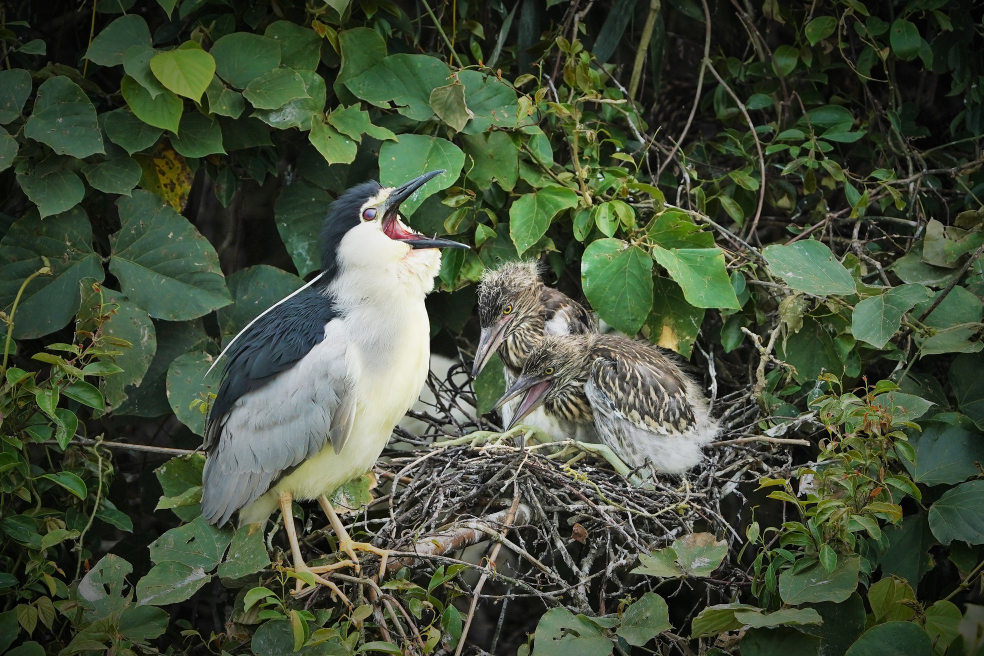
#> input picture images/bird_4.jpg, 1968 x 1312 px (shown at 1/2 size)
$ python corp.py
#> lines starting #> are read from the running program, lines starting #| are printed output that depends on the picture
#!/usr/bin/env python3
# -*- coding: utf-8 -*-
"""
Created on Sun May 24 13:59:38 2020

@author: elvis
"""
import cv2

img_file = 'bird_4'
# img_file = '20070401_121'
pic = cv2.imread("images/" + img_file+'.jpg')
#> pic is the input picture: shape (1312, 1968, 3); mean B, G, R 57.5, 78, 67.5

pic_cort = pic[510: 1020, 900: 1500, :]
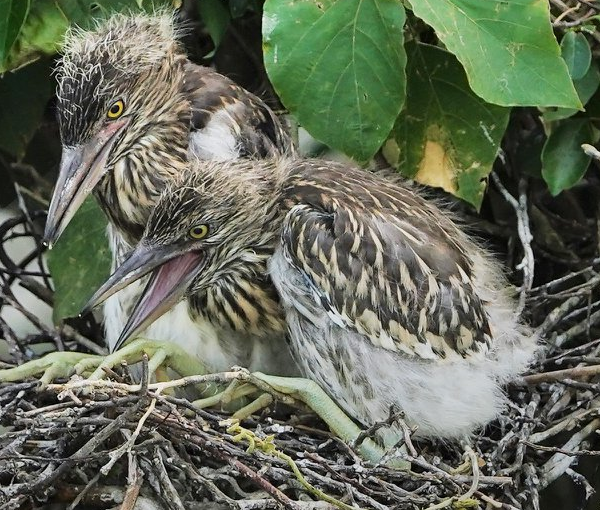
#> pic_cort: shape (510, 600, 3); mean B, G, R 90.6, 108.2, 101.4


cv2.imwrite("images/" + img_file + "_corp.jpg", pic_cort)

$ run again, with images/bird_1.jpg copied over images/bird_4.jpg
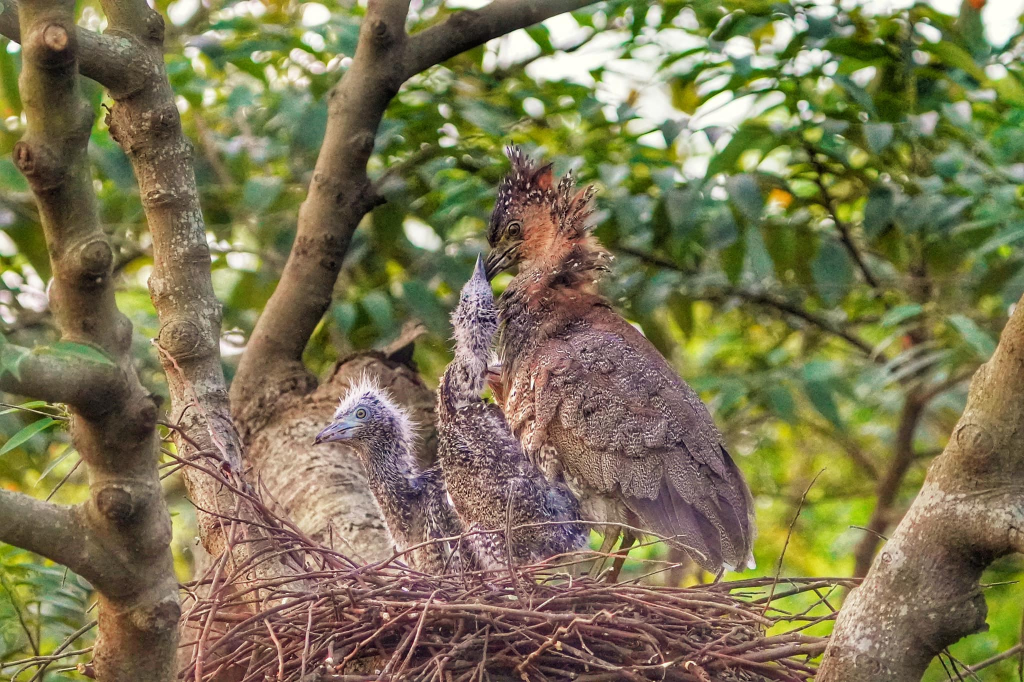
#> input picture images/bird_1.jpg, 2048 x 1364 px (shown at 1/2 size)
#> pic is the input picture: shape (1364, 2048, 3); mean B, G, R 83.3, 118.6, 125.4
#> `pic_cort = pic[510: 1020, 900: 1500, :]`:
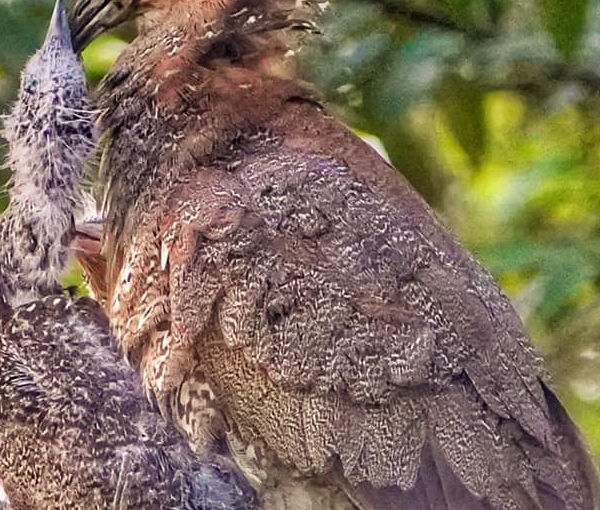
#> pic_cort: shape (510, 600, 3); mean B, G, R 92.8, 109.7, 127.1

$ run again, with images/bird_2.jpg copied over images/bird_4.jpg
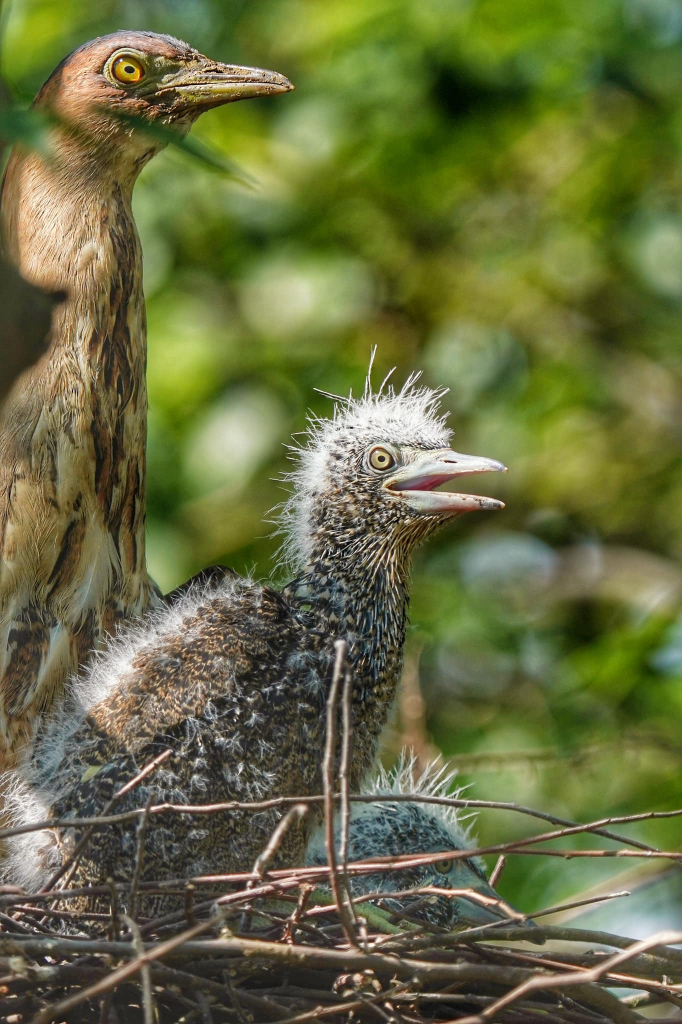
#> input picture images/bird_2.jpg, 1364 x 2048 px (shown at 1/2 size)
#> pic is the input picture: shape (2048, 1364, 3); mean B, G, R 64.4, 108.7, 103.7
#> `pic_cort = pic[510: 1020, 900: 1500, :]`:
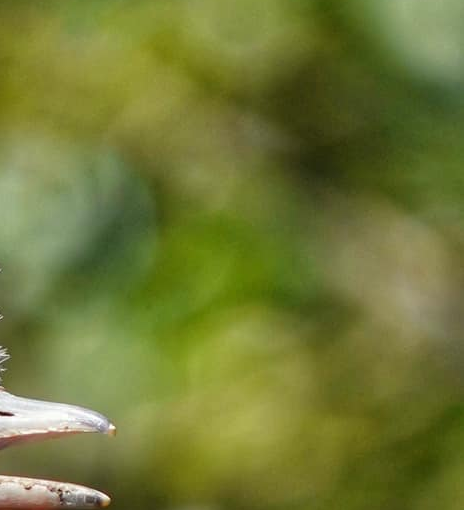
#> pic_cort: shape (510, 464, 3); mean B, G, R 53.5, 120.5, 112.5

$ run again, with images/bird_3.jpg copied over images/bird_4.jpg
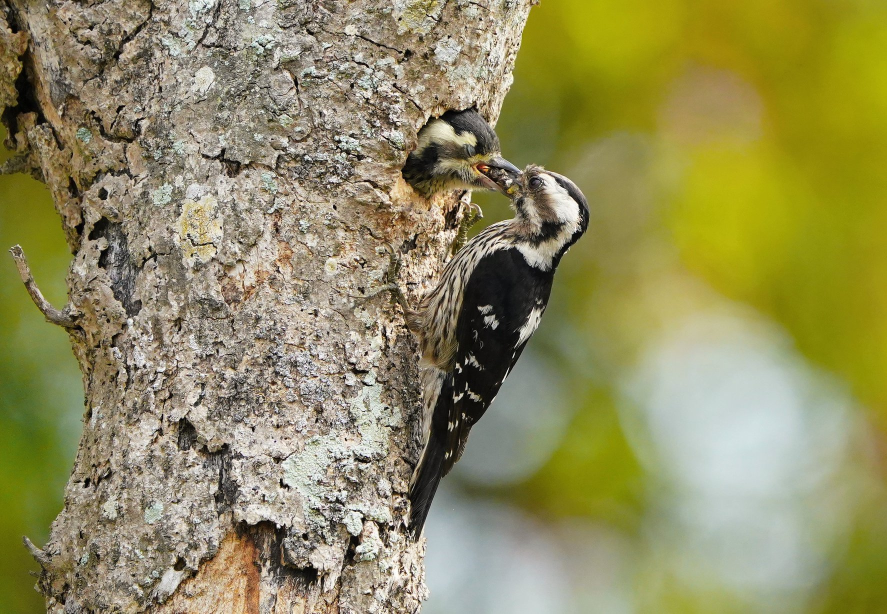
#> input picture images/bird_3.jpg, 1774 x 1227 px (shown at 1/2 size)
#> pic is the input picture: shape (1227, 1774, 3); mean B, G, R 94, 140.7, 145.2
#> `pic_cort = pic[510: 1020, 900: 1500, :]`:
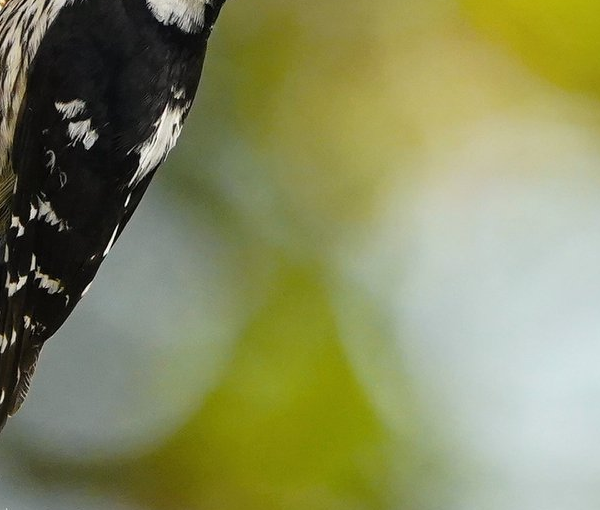
#> pic_cort: shape (510, 600, 3); mean B, G, R 95, 138.9, 135.2
